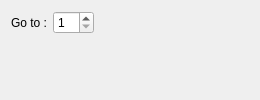
<?xml version="1.0" encoding="UTF-8"?>
<ui version="4.0">
 <class>GoTo</class>
 <widget class="QDialog" name="GoTo">
  <property name="geometry">
   <rect>
    <x>0</x>
    <y>0</y>
    <width>260</width>
    <height>100</height>
   </rect>
  </property>
  <property name="minimumSize">
   <size>
    <width>260</width>
    <height>100</height>
   </size>
  </property>
  <property name="maximumSize">
   <size>
    <width>260</width>
    <height>100</height>
   </size>
  </property>
  <property name="windowTitle">
   <string>Go to</string>
  </property>
  <property name="windowIcon">
   <iconset resource="apresource.qrc">
    <normaloff>:/Icons/Icons/Go to.png</normaloff>:/Icons/Icons/Go to.png</iconset>
  </property>
  <layout class="QGridLayout" name="gridLayout">
   <item row="0" column="0">
    <layout class="QHBoxLayout" name="horizontalLayout">
     <item>
      <widget class="QLabel" name="GoToLabel">
       <property name="text">
        <string>Go to :</string>
       </property>
      </widget>
     </item>
     <item>
      <widget class="QSpinBox" name="GoToSpinBox">
       <property name="minimum">
        <number>1</number>
       </property>
      </widget>
     </item>
     <item>
      <spacer name="horizontalSpacer">
       <property name="orientation">
        <enum>Qt::Horizontal</enum>
       </property>
       <property name="sizeHint" stdset="0">
        <size>
         <width>40</width>
         <height>20</height>
        </size>
       </property>
      </spacer>
     </item>
    </layout>
   </item>
   <item row="1" column="0">
    <spacer name="verticalSpacer">
     <property name="orientation">
      <enum>Qt::Vertical</enum>
     </property>
     <property name="sizeHint" stdset="0">
      <size>
       <width>20</width>
       <height>31</height>
      </size>
     </property>
    </spacer>
   </item>
   <item row="2" column="0">
    <widget class="QDialogButtonBox" name="GoToButtonBox"/>
   </item>
  </layout>
 </widget>
 <resources>
  <include location="apresource.qrc"/>
 </resources>
 <connections/>
</ui>
